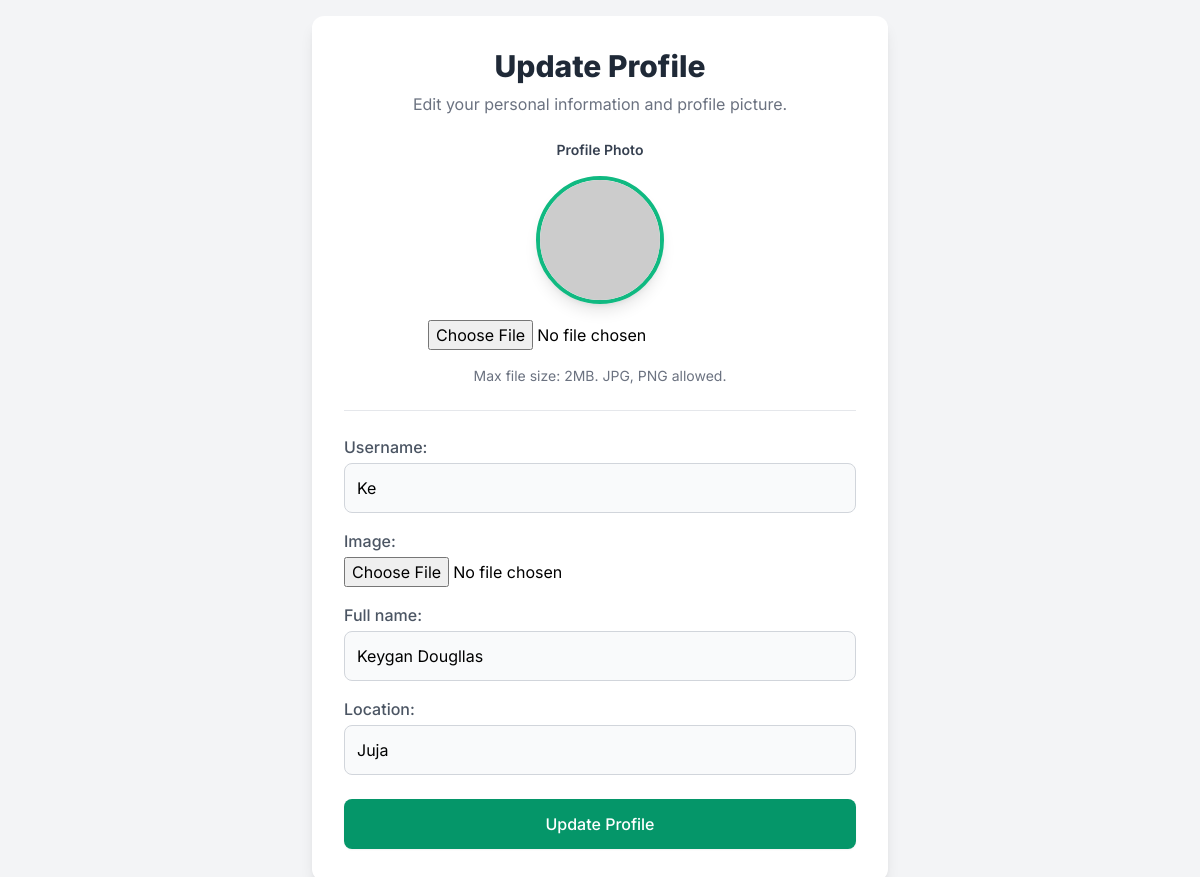
The app's page /users/profile_update (signed in) with its own data.
### users/models.py (models this page shows)
class UserDetail(AbstractUser):
    username = models.CharField(max_length=100, unique=True)
    full_name = models.CharField(max_length=50, null=True, blank=True)
    location = models.CharField(max_length=50, null=True, blank=True)
    email = models.CharField(max_length=50, unique=True)
    image = models.ImageField(upload_to='profile/', null=True, blank=True)
    date_joined = models.DateTimeField(auto_now_add=True, blank=True, null=True)

### users/views.py (the view)
# urls.py: path('profile_update', update_profile, name='profile_update' )
@login_required
def update_profile(request):
    if request.method =='POST':
        form = UserUpdateForm(request.POST, instance=request.user)
        if form.is_valid():
            form.save()
            return redirect('users:profile')
    else:
        form = UserUpdateForm(instance=request.user)
    return render(request, 'users/update_profile.html', {'form':form})

### users/forms.py
class UserUpdateForm(forms.ModelForm):
    class Meta:
        model = UserDetail
        fields = ['username','image', 'full_name', 'location']

### users/templates/users/update_profile.html (shortened to what this page needs)
<!DOCTYPE html>
<html lang="en">
<head>
    <script src="https://cdn.tailwindcss.com"></script>
</head>
<body class="flex items-center justify-center min-h-screen p-4">
    <div class="max-w-xl w-full bg-white rounded-xl shadow-lg p-6 md:p-8">
        <header class="text-center mb-6">
            <h2 class="text-3xl font-extrabold text-gray-800">Update Profile</h2>
            <p class="mt-2 text-gray-500">Edit your personal information and profile picture.</p>
        </header>
        <form method="post" enctype="multipart/form-data" class="space-y-6">
            <div class="flex flex-col items-center space-y-4 mb-6 pb-6 border-b border-gray-200">
                <span class="block text-gray-700 text-sm font-semibold">Profile Photo</span>
                <label for="id_profile_picture" class="relative w-32 h-32 rounded-full overflow-hidden border-4 border-emerald-500 shadow-lg group cursor-pointer">
                    <img id="profile-preview"
                        src="{{ user.profile.profile_picture.url|default:'https://placehold.co/128x128/e0e7ff/3f51b5?text=Avatar' }}"
                        alt="Profile Picture"
                        class="w-full h-full object-cover">
                </label>
                {{ form.image }}
                <p class="text-sm text-gray-500 mt-2">Max file size: 2MB. JPG, PNG allowed.</p>
            </div>
            <div class="space-y-4">
                {% for field in form %}
                    {% if field.name != 'profile_picture' %}
                        <p>
                            {{ field.label_tag }}
                            {{ field }}
                        </p>
                    {% endif %}
                {% endfor %}
            </div>
            <button type="submit" class="w-full inline-flex items-center justify-center px-6 py-3 border border-transparent rounded-lg shadow-sm text-base font-medium text-white bg-emerald-600 hover:bg-emerald-700 focus:outline-none focus:ring-2 focus:ring-offset-2 focus:ring-emerald-500 transition-colors">
                Update Profile
            </button>
        </form>
    </div>
</body>
</html>

### users/templates/users/update_profile.html (style rules this page uses)
body { font-family: 'Inter', sans-serif; -webkit-font-smoothing: antialiased; -moz-osx-font-smoothing: grayscale; background-color: #f3f4f6; }
form p { margin-bottom: 1rem; }
form p label { display: block; font-weight: 500; color: #4B5563; margin-bottom: 0.25rem; }
form p input[type="text"], form p input[type="email"], form p input[type="number"], form p input[type="tel"], form p input[type="url"], form p textarea, form p select { width: 100%; padding: 0.75rem; border: 1px solid #D1D5DB; border-radius: 0.5rem; background-color: #F9FAFB; transition: border-color 0.2s ease, box-shadow 0.2s ease; }

### records on screen
UserDetail: form "Ke" "Keygan Dougllas" "Juja"

### other values on screen
{{ field.label_tag }} "Username:" "Image:" "Full name:" "Location:"
